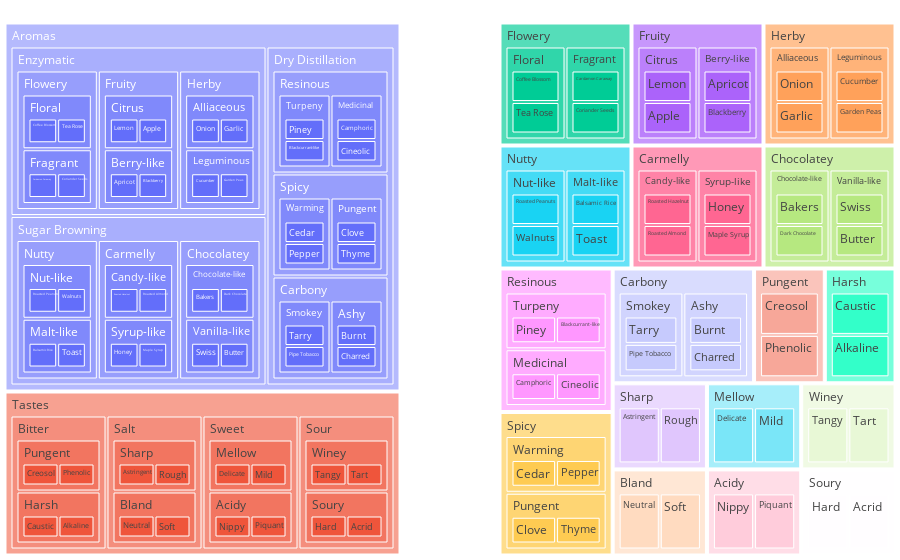

The code cell stored with this chart in its notebook:
### Markdown cell above
<h3 id="Nested-Layers-in-Treemap">Nested Layers in Treemap<a class="anchor-link" href="#Nested-Layers-in-Treemap">¶</a></h3><p>The following example uses hierarchical data that includes layers and grouping. Treemap and <a href="https://plot.ly/python/sunburst-charts/">Sunburst</a> charts reveal insights into the data, and the format of your hierarchical data. <a href="https://plot.ly/python/reference/#treemap-maxdepth">maxdepth</a> attribute sets the number of rendered sectors from the given level.</p>

### Code cell
import plotly.graph_objects as go 
from plotly.subplots import make_subplots

import pandas as pd

df1 = pd.read_csv('https://raw.githubusercontent.com/plotly/datasets/718417069ead87650b90472464c7565dc8c2cb1c/sunburst-coffee-flavors-complete.csv')
df2 = pd.read_csv('https://raw.githubusercontent.com/plotly/datasets/718417069ead87650b90472464c7565dc8c2cb1c/coffee-flavors.csv')

fig = make_subplots(
    rows = 1, cols = 2,
    column_widths = [0.4, 0.4],
    specs = [[{'type': 'treemap', 'rowspan': 1}, {'type': 'treemap'}]]
)

fig.add_trace(
    go.Treemap(
        ids = df1.ids,
        labels = df1.labels,
        parents = df1.parents),
    col = 1, row = 1)

fig.add_trace(
    go.Treemap(
        ids = df2.ids,
        labels = df2.labels,
        parents = df2.parents,
        maxdepth = 3),
    col = 2, row = 1)

fig.update_layout(
    margin = {'t':0, 'l':0, 'r':0, 'b':0}
)

fig.show()

### Figure 1 — Plotly figure (JSON) as saved in the notebook; plotly's stock layout.template omitted (floating-point values rounded to 4 significant figures)
{"data": [{"domain": {"x": [0, 0.45], "y": [0, 1]}, "ids": ["Aromas", "Tastes", "Aromas-Enzymatic", "Aromas-Sugar Browning", "Aromas-Dry Distillation", "Tastes-Bitter", "Tastes-Salt", "Tastes-Sweet", "Tastes-Sour", "Enzymatic-Flowery", "Enzymatic-Fruity", "Enzymatic-Herby", "Sugar Browning-Nutty", "Sugar Browning-Carmelly", "Sugar Browning-Chocolatey", "Dry Distillation-Resinous", "Dry Distillation-Spicy", "Dry Distillation-Carbony", "Bitter-Pungent", "Bitter-Harsh", "Salt-Sharp", "Salt-Bland", "Sweet-Mellow", "Sweet-Acidy", "Sour-Winey", "Sour-Soury", "Flowery-Floral", "Flowery-Fragrant", "Fruity-Citrus", "Fruity-Berry-like", "Herby-Alliaceous", "Herby-Leguminous", "Nutty-Nut-like", "Nutty-Malt-like", "Carmelly-Candy-like", "Carmelly-Syrup-like", "Chocolatey-Chocolate-like", "Chocolatey-Vanilla-like", "Resinous-Turpeny", "Resinous-Medicinal", "Spicy-Warming", "Spicy-Pungent", "Carbony-Smokey", "Carbony-Ashy", "Pungent-Creosol", "Pungent-Phenolic", "Harsh-Caustic", "Harsh-Alkaline", "Sharp-Astringent", "Sharp-Rough", "Bland-Neutral", "Bland-Soft", "Mellow-Delicate", "Mellow-Mild", "Acidy-Nippy", "Acidy-Piquant", "Winey-Tangy", "Winey-Tart", "Soury-Hard", "Soury-Acrid", "Floral-Coffee Blossom", "Floral-Tea Rose", "Fragrant-Cardamon Caraway", "Fragrant-Coriander Seeds", "Citrus-Lemon", "Citrus-Apple", "Berry-like-Apricot", "Berry-like-Blackberry", "Alliaceous-Onion", "Alliaceous-Garlic", "Leguminous-Cucumber", "Leguminous-Garden Peas", "Nut-like-Roasted Peanuts", "Nut-like-Walnuts", "Malt-like-Balsamic Rice", "Malt-like-Toast", "Candy-like-Roasted Hazelnut", "Candy-like-Roasted Almond", "Syrup-like-Honey", "Syrup-like-Maple Syrup", "Chocolate-like-Bakers", "Chocolate-like-Dark Chocolate", "Vanilla-like-Swiss", "Vanilla-like-Butter", "Turpeny-Piney", "Turpeny-Blackcurrant-like", "Medicinal-Camphoric", "Medicinal-Cineolic", "Warming-Cedar", "Warming-Pepper", "Pungent-Clove", "Pungent-Thyme", "Smokey-Tarry", "Smokey-Pipe Tobacco", "Ashy-Burnt", "Ashy-Charred"], "labels": ["Aromas", "Tastes", "Enzymatic", "Sugar Browning", "Dry Distillation", "Bitter", "Salt", "Sweet", "Sour", "Flowery", "Fruity", "Herby", "Nutty", "Carmelly", "Chocolatey", "Resinous", "Spicy", "Carbony", "Pungent", "Harsh", "Sharp", "Bland", "Mellow", "Acidy", "Winey", "Soury", "Floral", "Fragrant", "Citrus", "Berry-like", "Alliaceous", "Leguminous", "Nut-like", "Malt-like", "Candy-like", "Syrup-like", "Chocolate-like", "Vanilla-like", "Turpeny", "Medicinal", "Warming", "Pungent", "Smokey", "Ashy", "Creosol", "Phenolic", "Caustic", "Alkaline", "Astringent", "Rough", "Neutral", "Soft", "Delicate", "Mild", "Nippy", "Piquant", "Tangy", "Tart", "Hard", "Acrid", "Coffee Blossom", "Tea Rose", "Cardamon Caraway", "Coriander Seeds", "Lemon", "Apple", "Apricot", "Blackberry", "Onion", "Garlic", "Cucumber", "Garden Peas", "Roasted Peanuts", "Walnuts", "Balsamic Rice", "Toast", "Roasted Hazelnut", "Roasted Almond", "Honey", "Maple Syrup", "Bakers", "Dark Chocolate", "Swiss", "Butter", "Piney", "Blackcurrant-like", "Camphoric", "Cineolic", "Cedar", "Pepper", "Clove", "Thyme", "Tarry", "Pipe Tobacco", "Burnt", "Charred"], "parents": [null, null, "Aromas", "Aromas", "Aromas", "Tastes", "Tastes", "Tastes", "Tastes", "Aromas-Enzymatic", "Aromas-Enzymatic", "Aromas-Enzymatic", "Aromas-Sugar Browning", "Aromas-Sugar Browning", "Aromas-Sugar Browning", "Aromas-Dry Distillation", "Aromas-Dry Distillation", "Aromas-Dry Distillation", "Tastes-Bitter", "Tastes-Bitter", "Tastes-Salt", "Tastes-Salt", "Tastes-Sweet", "Tastes-Sweet", "Tastes-Sour", "Tastes-Sour", "Enzymatic-Flowery", "Enzymatic-Flowery", "Enzymatic-Fruity", "Enzymatic-Fruity", "Enzymatic-Herby", "Enzymatic-Herby", "Sugar Browning-Nutty", "Sugar Browning-Nutty", "Sugar Browning-Carmelly", "Sugar Browning-Carmelly", "Sugar Browning-Chocolatey", "Sugar Browning-Chocolatey", "Dry Distillation-Resinous", "Dry Distillation-Resinous", "Dry Distillation-Spicy", "Dry Distillation-Spicy", "Dry Distillation-Carbony", "Dry Distillation-Carbony", "Bitter-Pungent", "Bitter-Pungent", "Bitter-Harsh", "Bitter-Harsh", "Salt-Sharp", "Salt-Sharp", "Salt-Bland", "Salt-Bland", "Sweet-Mellow", "Sweet-Mellow", "Sweet-Acidy", "Sweet-Acidy", "Sour-Winey", "Sour-Winey", "Sour-Soury", "Sour-Soury", "Flowery-Floral", "Flowery-Floral", "Flowery-Fragrant", "Flowery-Fragrant", "Fruity-Citrus", "Fruity-Citrus", "Fruity-Berry-like", "Fruity-Berry-like", "Herby-Alliaceous", "Herby-Alliaceous", "Herby-Leguminous", "Herby-Leguminous", "Nutty-Nut-like", "Nutty-Nut-like", "Nutty-Malt-like", "Nutty-Malt-like", "Carmelly-Candy-like", "Carmelly-Candy-like", "Carmelly-Syrup-like", "Carmelly-Syrup-like", "Chocolatey-Chocolate-like", "Chocolatey-Chocolate-like", "Chocolatey-Vanilla-like", "Chocolatey-Vanilla-like", "Resinous-Turpeny", "Resinous-Turpeny", "Resinous-Medicinal", "Resinous-Medicinal", "Spicy-Warming", "Spicy-Warming", "Spicy-Pungent", "Spicy-Pungent", "Carbony-Smokey", "Carbony-Smokey", "Carbony-Ashy", "Carbony-Ashy"], "type": "treemap"}, {"domain": {"x": [0.55, 1], "y": [0, 1]}, "ids": ["Enzymatic-Flowery", "Enzymatic-Fruity", "Enzymatic-Herby", "Sugar Browning-Nutty", "Sugar Browning-Carmelly", "Sugar Browning-Chocolatey", "Dry Distillation-Resinous", "Dry Distillation-Spicy", "Dry Distillation-Carbony", "Bitter-Pungent", "Bitter-Harsh", "Salt-Sharp", "Salt-Bland", "Sweet-Mellow", "Sweet-Acidy", "Sour-Winey", "Sour-Soury", "Flowery-Floral", "Flowery-Fragrant", "Fruity-Citrus", "Fruity-Berry-like", "Herby-Alliaceous", "Herby-Leguminous", "Nutty-Nut-like", "Nutty-Malt-like", "Carmelly-Candy-like", "Carmelly-Syrup-like", "Chocolatey-Chocolate-like", "Chocolatey-Vanilla-like", "Resinous-Turpeny", "Resinous-Medicinal", "Spicy-Warming", "Spicy-Pungent", "Carbony-Smokey", "Carbony-Ashy", "Pungent-Creosol", "Pungent-Phenolic", "Harsh-Caustic", "Harsh-Alkaline", "Sharp-Astringent", "Sharp-Rough", "Bland-Neutral", "Bland-Soft", "Mellow-Delicate", "Mellow-Mild", "Acidy-Nippy", "Acidy-Piquant", "Winey-Tangy", "Winey-Tart", "Soury-Hard", "Soury-Acrid", "Floral-Coffee Blossom", "Floral-Tea Rose", "Fragrant-Cardamon Caraway", "Fragrant-Coriander Seeds", "Citrus-Lemon", "Citrus-Apple", "Berry-like-Apricot", "Berry-like-Blackberry", "Alliaceous-Onion", "Alliaceous-Garlic", "Leguminous-Cucumber", "Leguminous-Garden Peas", "Nut-like-Roasted Peanuts", "Nut-like-Walnuts", "Malt-like-Balsamic Rice", "Malt-like-Toast", "Candy-like-Roasted Hazelnut", "Candy-like-Roasted Almond", "Syrup-like-Honey", "Syrup-like-Maple Syrup", "Chocolate-like-Bakers", "Chocolate-like-Dark Chocolate", "Vanilla-like-Swiss", "Vanilla-like-Butter", "Turpeny-Piney", "Turpeny-Blackcurrant-like", "Medicinal-Camphoric", "Medicinal-Cineolic", "Warming-Cedar", "Warming-Pepper", "Pungent-Clove", "Pungent-Thyme", "Smokey-Tarry", "Smokey-Pipe Tobacco", "Ashy-Burnt", "Ashy-Charred"], "labels": ["Flowery", "Fruity", "Herby", "Nutty", "Carmelly", "Chocolatey", "Resinous", "Spicy", "Carbony", "Pungent", "Harsh", "Sharp", "Bland", "Mellow", "Acidy", "Winey", "Soury", "Floral", "Fragrant", "Citrus", "Berry-like", "Alliaceous", "Leguminous", "Nut-like", "Malt-like", "Candy-like", "Syrup-like", "Chocolate-like", "Vanilla-like", "Turpeny", "Medicinal", "Warming", "Pungent", "Smokey", "Ashy", "Creosol", "Phenolic", "Caustic", "Alkaline", "Astringent", "Rough", "Neutral", "Soft", "Delicate", "Mild", "Nippy", "Piquant", "Tangy", "Tart", "Hard", "Acrid", "Coffee Blossom", "Tea Rose", "Cardamon Caraway", "Coriander Seeds", "Lemon", "Apple", "Apricot", "Blackberry", "Onion", "Garlic", "Cucumber", "Garden Peas", "Roasted Peanuts", "Walnuts", "Balsamic Rice", "Toast", "Roasted Hazelnut", "Roasted Almond", "Honey", "Maple Syrup", "Bakers", "Dark Chocolate", "Swiss", "Butter", "Piney", "Blackcurrant-like", "Camphoric", "Cineolic", "Cedar", "Pepper", "Clove", "Thyme", "Tarry", "Pipe Tobacco", "Burnt", "Charred"], "maxdepth": 3, "parents": [null, null, null, null, null, null, null, null, null, null, null, null, null, null, null, null, null, "Enzymatic-Flowery", "Enzymatic-Flowery", "Enzymatic-Fruity", "Enzymatic-Fruity", "Enzymatic-Herby", "Enzymatic-Herby", "Sugar Browning-Nutty", "Sugar Browning-Nutty", "Sugar Browning-Carmelly", "Sugar Browning-Carmelly", "Sugar Browning-Chocolatey", "Sugar Browning-Chocolatey", "Dry Distillation-Resinous", "Dry Distillation-Resinous", "Dry Distillation-Spicy", "Dry Distillation-Spicy", "Dry Distillation-Carbony", "Dry Distillation-Carbony", "Bitter-Pungent", "Bitter-Pungent", "Bitter-Harsh", "Bitter-Harsh", "Salt-Sharp", "Salt-Sharp", "Salt-Bland", "Salt-Bland", "Sweet-Mellow", "Sweet-Mellow", "Sweet-Acidy", "Sweet-Acidy", "Sour-Winey", "Sour-Winey", "Sour-Soury", "Sour-Soury", "Flowery-Floral", "Flowery-Floral", "Flowery-Fragrant", "Flowery-Fragrant", "Fruity-Citrus", "Fruity-Citrus", "Fruity-Berry-like", "Fruity-Berry-like", "Herby-Alliaceous", "Herby-Alliaceous", "Herby-Leguminous", "Herby-Leguminous", "Nutty-Nut-like", "Nutty-Nut-like", "Nutty-Malt-like", "Nutty-Malt-like", "Carmelly-Candy-like", "Carmelly-Candy-like", "Carmelly-Syrup-like", "Carmelly-Syrup-like", "Chocolatey-Chocolate-like", "Chocolatey-Chocolate-like", "Chocolatey-Vanilla-like", "Chocolatey-Vanilla-like", "Resinous-Turpeny", "Resinous-Turpeny", "Resinous-Medicinal", "Resinous-Medicinal", "Spicy-Warming", "Spicy-Warming", "Spicy-Pungent", "Spicy-Pungent", "Carbony-Smokey", "Carbony-Smokey", "Carbony-Ashy", "Carbony-Ashy"], "type": "treemap"}], "layout": {"margin": {"b": 0, "l": 0, "r": 0, "t": 0}}}
